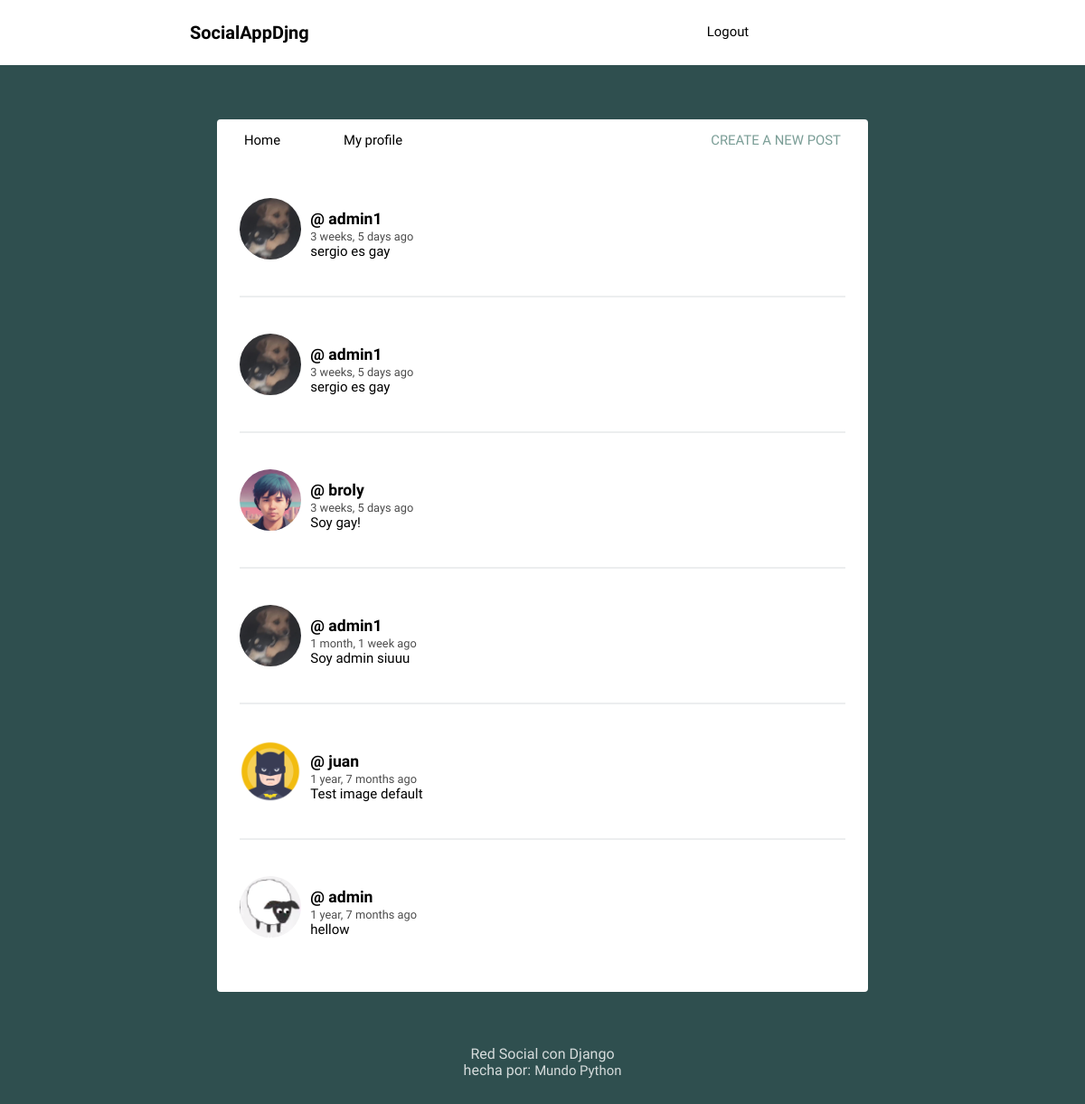
The app's page / (signed in), older data.
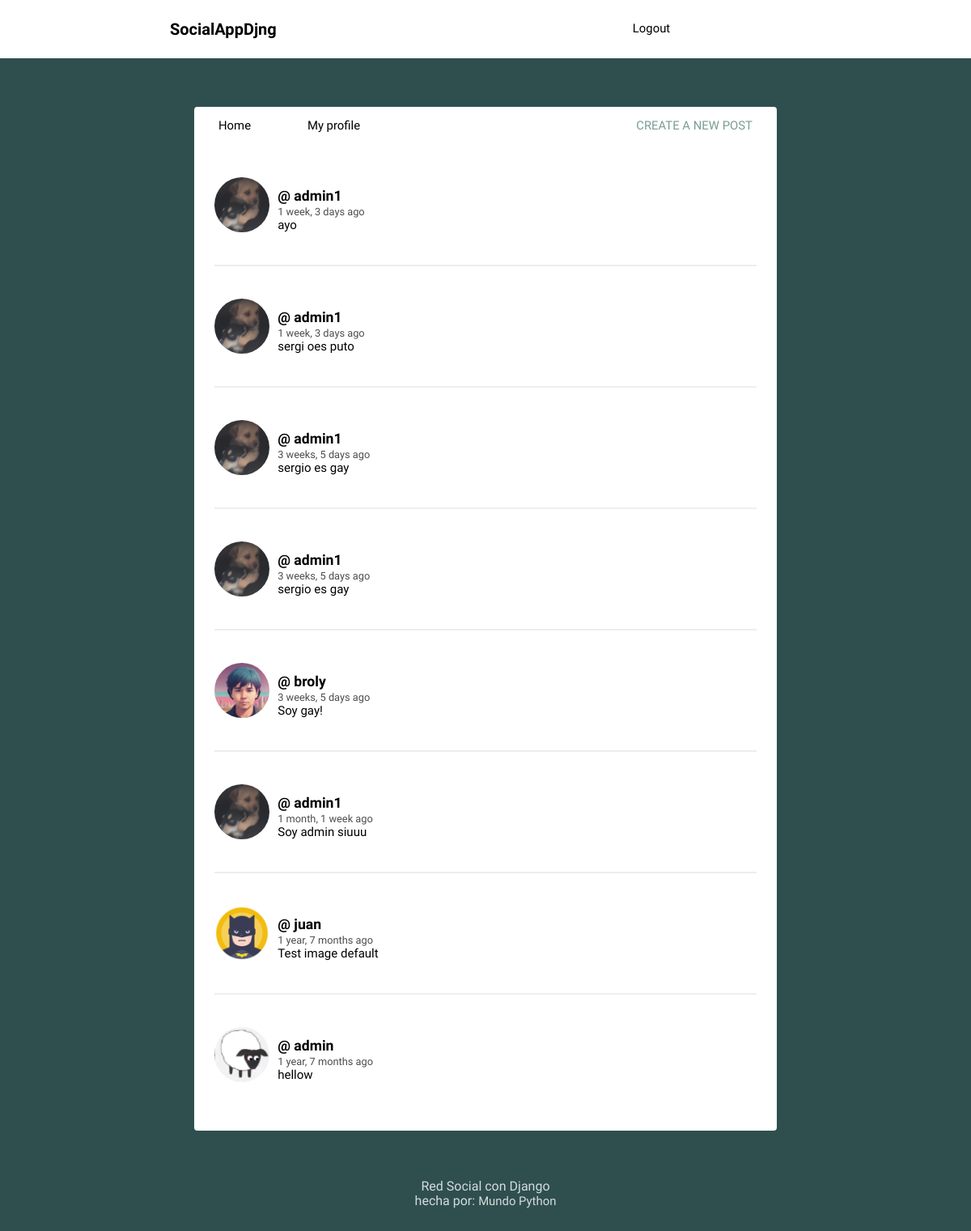
The same page, newer data.
### Social/models.py (models this page shows, shortened)
class Post(models.Model):
    user = models.ForeignKey(User , on_delete=models.CASCADE, related_name='posts')
    timestamp = models.DateTimeField(default=timezone.now)
    content = models.TextField()
    class Meta:
        ordering = ['-timestamp']

class Profile(models.Model):
    user = models.OneToOneField(User, on_delete=models.CASCADE) #USER + user default my django + delete
    image = models.ImageField(default='batman.png')

### Social/views.py (the view)
# urls.py: path('', views.feed, name='feed'),
def feed(request):
    posts = Post.objects.all()
    ctx = {'posts': posts}
    return render(request,'Social/feed.html', ctx)

### Social/templates/social/feed.html (shortened to what this page needs)
{% extends 'social/layout.html' %}
{% load humanize %}
{% block content %}
{% for post in posts %}
<article>
    <div class="container-article">
        <img src="{{ post.user.profile.image.url }}">
        <div>
            <h2 class="username"><a href="{% url 'profile' post.user.username %}">@ {{ post.user.username }} </a></h2>
            <time data-time="#">{{post.timestamp| naturaltime}}</time>
            <div class="post">{{post.content}}</div>
        </div>
    </div>
</article>
{% endfor %}
{% endblock %}

Row changes from the older to the newer data that the page shows:
added Post: user.profile.image (picture), user.username "admin1", timestamp "1 week, 3 days ago", content "ayo"
added Post: user.profile.image (picture), user.username "admin1", timestamp "1 week, 3 days ago", content "sergi oes puto"
